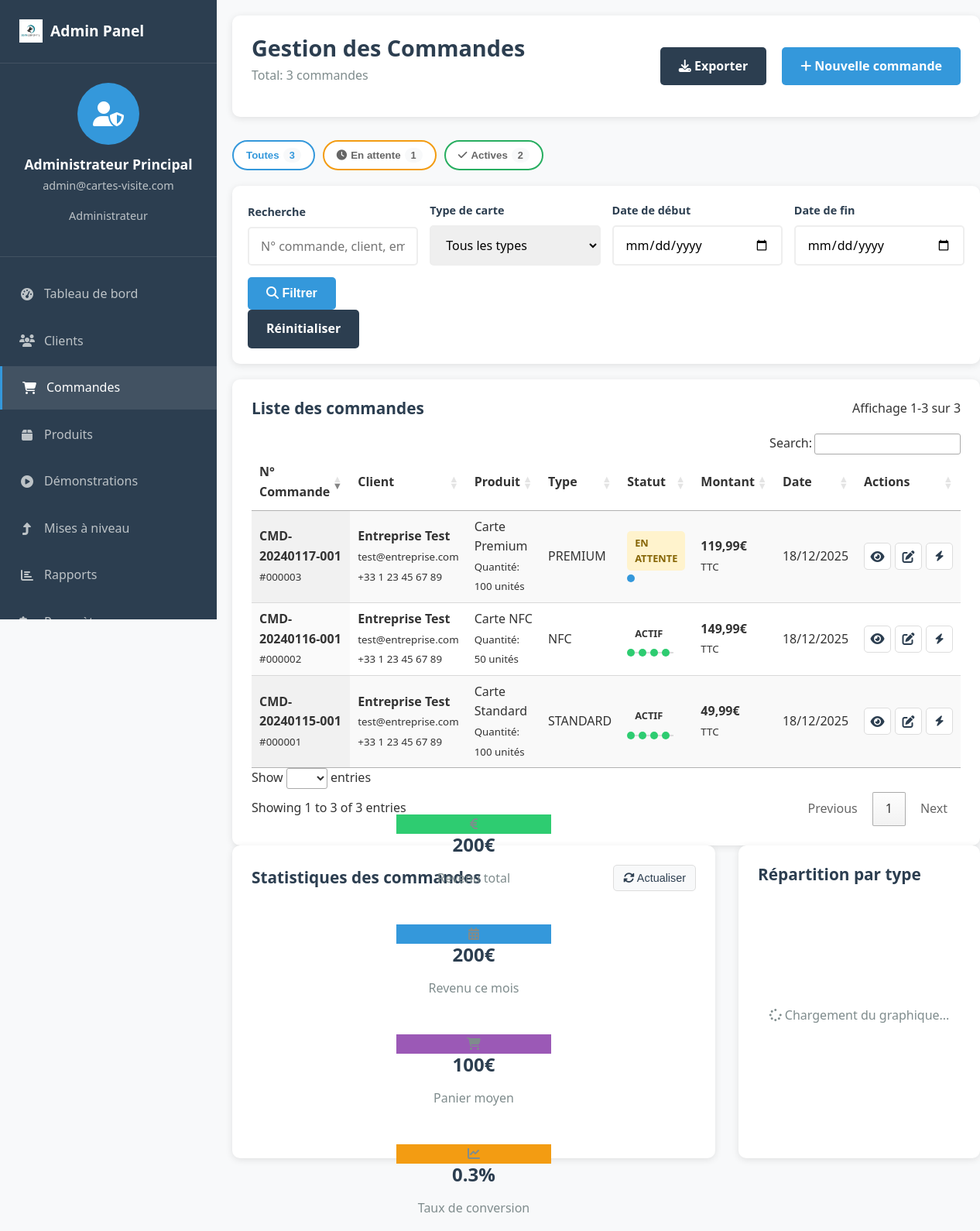
The app's page /admin/orders.php (signed in) with its own data.
### tables this page shows
CREATE TABLE client_cards (
    id INT PRIMARY KEY AUTO_INCREMENT,
    client_id INT NOT NULL,
    product_id INT NOT NULL,
    order_number VARCHAR(20) UNIQUE,
    card_type ENUM('standard', 'nfc', 'premium') NOT NULL,
    design_data JSON,
    nfc_data JSON NULL,
    status ENUM('draft', 'pending', 'processing', 'shipped', 'delivered', 'active', 'expired', 'upgrading', 'cancelled') DEFAULT 'draft',
    quantity INT DEFAULT 100,
    unit_price DECIMAL(10,2) NOT NULL,
    total_price DECIMAL(10,2) NOT NULL,
    vat_amount DECIMAL(10,2) DEFAULT 0,
    delivery_address TEXT,
    tracking_number VARCHAR(100),
    estimated_delivery DATE,
    actual_delivery DATE,
    notes TEXT,
    created_at TIMESTAMP DEFAULT CURRENT_TIMESTAMP,
    updated_at TIMESTAMP DEFAULT CURRENT_TIMESTAMP ON UPDATE CURRENT_TIMESTAMP,
    FOREIGN KEY (client_id) REFERENCES clients(id) ON DELETE CASCADE,
    FOREIGN KEY (product_id) REFERENCES products(id)
);

CREATE TABLE clients (
    id INT PRIMARY KEY AUTO_INCREMENT,
    company_name VARCHAR(100) NOT NULL,
    contact_person VARCHAR(100) NOT NULL,
    email VARCHAR(100) UNIQUE NOT NULL,
    password VARCHAR(255) NOT NULL,
    phone VARCHAR(20),
    address TEXT,
    city VARCHAR(50),
    postal_code VARCHAR(10),
    country VARCHAR(50) DEFAULT 'France',
    vat_number VARCHAR(50),
    subscription_type ENUM('free', 'basic', 'premium', 'enterprise') DEFAULT 'free',
    is_active BOOLEAN DEFAULT TRUE,
    email_verified BOOLEAN DEFAULT FALSE,
    verification_token VARCHAR(100),
    reset_token VARCHAR(100),
    reset_token_expiry DATETIME,
    last_login DATETIME,
    preferences JSON,
    created_at TIMESTAMP DEFAULT CURRENT_TIMESTAMP,
    updated_at TIMESTAMP DEFAULT CURRENT_TIMESTAMP ON UPDATE CURRENT_TIMESTAMP
);

CREATE TABLE products (
    id INT PRIMARY KEY AUTO_INCREMENT,
    name VARCHAR(100) NOT NULL,
    description TEXT,
    category ENUM('standard', 'nfc', 'premium') NOT NULL,
    base_price DECIMAL(10,2) NOT NULL,
    features JSON,
    options JSON,
    is_active BOOLEAN DEFAULT TRUE,
    stock_quantity INT DEFAULT 0,
    delivery_days INT DEFAULT 5,
    created_at TIMESTAMP DEFAULT CURRENT_TIMESTAMP,
    updated_at TIMESTAMP DEFAULT CURRENT_TIMESTAMP ON UPDATE CURRENT_TIMESTAMP
);

### admin/orders.php (the view, shortened to what the rows shown need)
<?php
$db = Database::getInstance();
$page = isset($_GET['page']) ? max(1, intval($_GET['page'])) : 1;
$limit = 20;
$offset = ($page - 1) * $limit;
$whereClauses = ["cc.status != 'draft'"];
$params = [];
$whereSQL = 'WHERE ' . implode(' AND ', $whereClauses);
$query = "
    SELECT cc.*,
           c.company_name,
           c.email as client_email,
           c.phone as client_phone,
           p.name as product_name,
           p.category as product_category
    FROM client_cards cc
    JOIN clients c ON cc.client_id = c.id
    JOIN products p ON cc.product_id = p.id
    $whereSQL
    ORDER BY cc.created_at DESC
    LIMIT ? OFFSET ?
";
$params[] = $limit;
$params[] = $offset;
$stmt = $db->prepare($query);
$stmt->execute($params);
$orders = $stmt->fetchAll();
?>
<!DOCTYPE html>
<html lang="fr">
<head>
    <link rel="stylesheet" href="../assets/css/style.css">
    <link rel="stylesheet" href="../assets/css/admin.css">
    <link rel="stylesheet" href="https://cdnjs.cloudflare.com/ajax/libs/font-awesome/6.4.0/css/all.min.css">
    <link rel="stylesheet" href="https://cdn.datatables.net/1.13.6/css/jquery.dataTables.min.css">
    <link rel="stylesheet" href="https://cdn.jsdelivr.net/npm/flatpickr/dist/flatpickr.min.css">
</head>
<body class="admin-dashboard">
    <div class="admin-main-content">
        <header class="admin-header">
            <div class="admin-header-left">
                <h1>Gestion des Commandes</h1>
            </div>
        </header>
        <div class="recent-table">
            <div class="table-container">
                <table id="ordersTable" class="display">
                    <thead>
                        <tr>
                            <th>N° Commande</th>
                            <th>Client</th>
                            <th>Produit</th>
                            <th>Type</th>
                            <th>Statut</th>
                            <th>Montant</th>
                            <th>Date</th>
                            <th>Actions</th>
                        </tr>
                    </thead>
                    <tbody>
                        <?php foreach ($orders as $order): ?>
                            <?php
                            $timeline = [];
                            switch ($order['status']) {
                                case 'pending':
                                    $timeline = ['pending' => 'active'];
                                    break;
                                case 'delivered':
                                case 'active':
                                    $timeline = ['pending' => 'completed', 'processing' => 'completed', 'shipped' => 'completed', 'delivered' => 'completed'];
                                    break;
                            }
                            ?>
                            <tr>
                                <td>
                                    <strong><?php echo htmlspecialchars($order['order_number'] ?? 'CMD-' . str_pad($order['id'], 6, '0', STR_PAD_LEFT)); ?></strong>
                                    <br>
                                    <small>#<?php echo str_pad($order['id'], 6, '0', STR_PAD_LEFT); ?></small>
                                </td>
                                <td>
                                    <strong><?php echo htmlspecialchars($order['company_name']); ?></strong>
                                    <br>
                                    <small><?php echo htmlspecialchars($order['client_email']); ?></small>
                                    <?php if ($order['client_phone']): ?>
                                        <br>
                                        <small><?php echo htmlspecialchars($order['client_phone']); ?></small>
                                    <?php endif; ?>
                                </td>
                                <td>
                                    <?php echo htmlspecialchars($order['product_name']); ?>
                                    <br>
                                    <small>Quantité: <?php echo $order['quantity']; ?> unités</small>
                                </td>
                                <td>
                                    <span class="badge badge-<?php echo $order['card_type']; ?>">
                                        <?php echo strtoupper($order['card_type']); ?>
                                    </span>
                                </td>
                                <td>
                                    <span class="status-badge <?php echo $order['status']; ?>">
                                        <?php
                                        $status_labels = [
                                            'pending' => 'En attente',
                                            'processing' => 'En traitement',
                                            'shipped' => 'Expédié',
                                            'delivered' => 'Livré',
                                            'active' => 'Actif',
                                            'expired' => 'Expiré',
                                            'upgrading' => 'Mise à niveau',
                                            'cancelled' => 'Annulé'
                                        ];
                                        echo $status_labels[$order['status']] ?? $order['status'];
                                        ?>
                                    </span>
                                    <?php if (!empty($timeline)): ?>
                                        <div class="order-timeline">
                                            <?php
                                            $steps = ['pending' => 'Attente', 'processing' => 'Traitement', 'shipped' => 'Expédition', 'delivered' => 'Livraison'];
                                            foreach ($steps as $step => $label):
                                                if (isset($timeline[$step])): ?>
                                                    <div class="timeline-step <?php echo $timeline[$step]; ?>"
                                                         title="<?php echo $label; ?>"></div>
                                                <?php endif;
                                            endforeach; ?>
                                        </div>
                                    <?php endif; ?>
                                </td>
                                <td>
                                    <strong><?php echo number_format($order['total_price'], 2, ',', ' '); ?>€</strong>
                                    <br>
                                    <small>TTC</small>
                                </td>
                                <td>
                                    <?php echo date('d/m/Y', strtotime($order['created_at'])); ?>
                                </td>
                                <td>
                                    <div class="action-btn-group">
                                        <a href="order-view.php?id=<?php echo $order['id']; ?>" class="action-btn view" title="Voir détails">
                                            <i class="fas fa-eye"></i>
                                        </a>
                                        <a href="order-edit.php?id=<?php echo $order['id']; ?>" class="action-btn edit" title="Modifier">
                                            <i class="fas fa-edit"></i>
                                        </a>
                                        <div class="quick-actions-dropdown">
                                            <button class="action-btn quick-actions" title="Actions rapides">
                                                <i class="fas fa-bolt"></i>
                                            </button>
                                        </div>
                                    </div>
                                </td>
                            </tr>
                        <?php endforeach; ?>
                    </tbody>
                </table>
            </div>
        </div>
    </div>
</body>
</html>

### records on screen
client_cards: order_number "CMD-20240115-001", id "000001", client.company_name "Entreprise Test", client.email "test@entreprise.com", client.phone "+33 1 23 45 67 89", product.name "Carte Standard", quantity "100", card_type "STANDARD", status "ACTIF", total_price "49,99", created_at "18/12/2025"
client_cards: order_number "CMD-20240116-001", id "000002", client.company_name "Entreprise Test", client.email "test@entreprise.com", client.phone "+33 1 23 45 67 89", product.name "Carte NFC", quantity "50", card_type "NFC", status "ACTIF", total_price "149,99", created_at "18/12/2025"
client_cards: order_number "CMD-20240117-001", id "000003", client.company_name "Entreprise Test", client.email "test@entreprise.com", client.phone "+33 1 23 45 67 89", product.name "Carte Premium", quantity "100", card_type "PREMIUM", status "EN ATTENTE", total_price "119,99", created_at "18/12/2025"

### other values on screen
$_SESSION['admin_name'] "Administrateur Principal"
$_SESSION['admin_email'] "admin@cartes-visite.com"
$totalOrders "3"
array_sum($statusStats) "3"
$info['label'] "En attente"
$statusStats[$key] "1"
$info['label'] "Actives"
$statusStats[$key] "2"
min(($page-1)*$limit+1, $totalOrders) "1"
min($page*$limit, $totalOrders) "3"
$totalRevenue "200"
$revenueMonth "200"
$avgCart "100"
$conversionRate "0.3"
